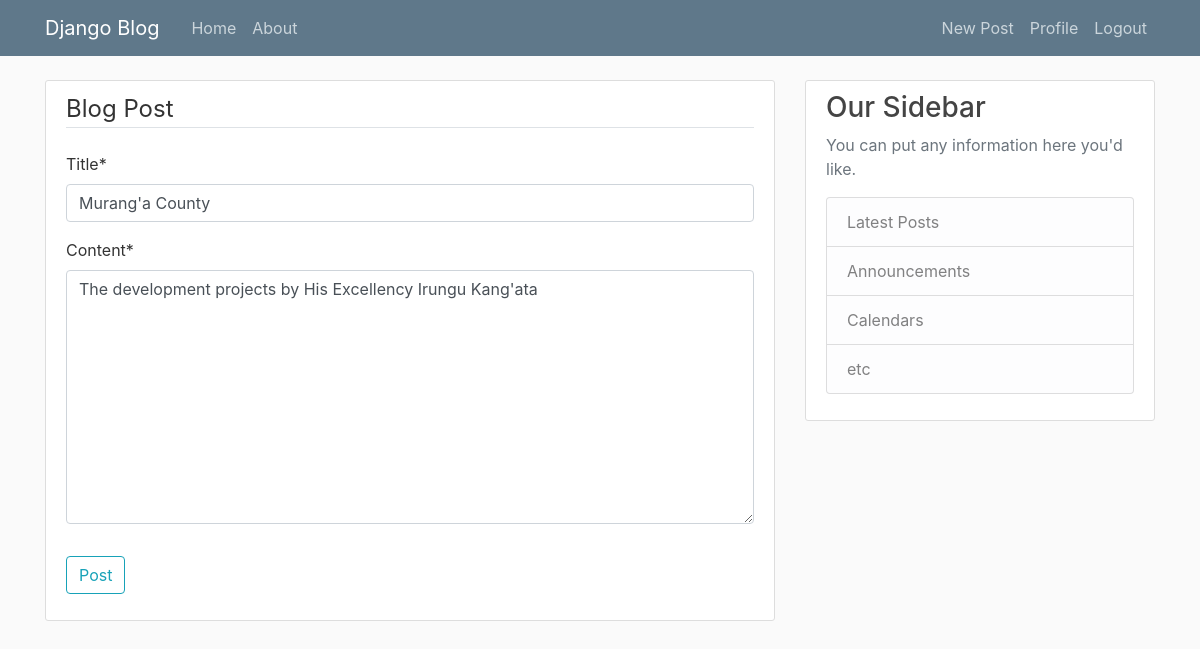
/post/19/update/ (signed in), run on the app's committed database.
### Blogapp/models.py (models this page shows, shortened)
class Post(models.Model):
    title = models.CharField(max_length=100)
    content  = models.TextField()
    date_posted = models.DateTimeField(default = timezone.now)
    author = models.ForeignKey(User, on_delete=models.CASCADE)

### Blogapp/views.py (the view, shortened to what this page needs)
# urls.py: path('post/<int:pk>/update/',PostUpdateView.as_view(), name= 'post-update'),
class PostUpdateView(LoginRequiredMixin,UserPassesTestMixin, UpdateView):
    model = Post
    fields = ['title', 'content']
    def test_func(self):
        post = self.get_object()
        if self.request.user == post.author:   #avoid one user from updating someone elses post
            return True
        return False

### Blogapp/templates/Blogapp/post_form.html (shortened to what this page needs)
{% extends 'Blogapp/base.html' %}
{% load crispy_forms_tags %}
{% block content %}
    <div class="content-section">
        <form method="POST">
            <fieldset class="form-group">
                <legend class= "border-bottom mb-4" >Blog Post</legend>
                {{ form|crispy }}
            </fieldset>
            <div class="form-group">
                <button class= "btn btn-outline-info" type="submit" >Post</button>
            </div>
        </form>
    </div>
{% endblock content %}

### Blogapp/static/Blogapp/main.css (style rules this page uses)
body { background: #fafafa; color: #333333; margin-top: 5rem; }
.content-section { background: #ffffff; padding: 10px 20px; border: 1px solid #dddddd; border-radius: 3px; margin-bottom: 20px; }

### data on the page
Post: title "Murang'a County", content "The development projects by His Excellency Irungu Kang'ata"
